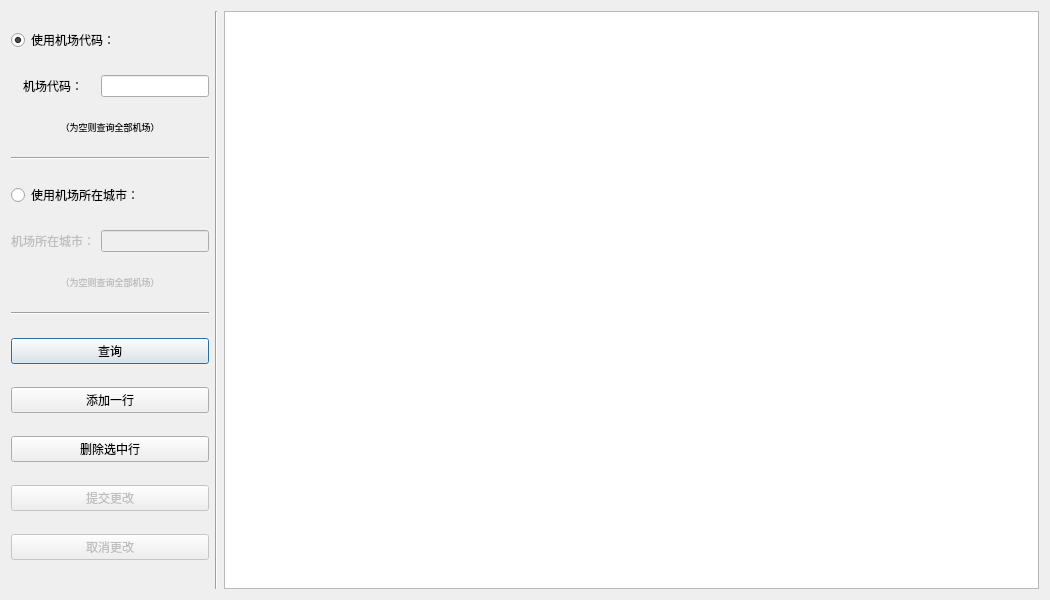
<?xml version="1.0" encoding="UTF-8"?>
<ui version="4.0">
 <class>Dialog</class>
 <widget class="QDialog" name="Dialog">
  <property name="geometry">
   <rect>
    <x>0</x>
    <y>0</y>
    <width>1050</width>
    <height>600</height>
   </rect>
  </property>
  <property name="windowTitle">
   <string>修改机场信息</string>
  </property>
  <property name="windowIcon">
   <iconset>
    <normaloff>flight.png</normaloff>flight.png</iconset>
  </property>
  <layout class="QHBoxLayout" name="horizontalLayout">
   <item>
    <layout class="QHBoxLayout" name="horizontalLayout_2">
     <item>
      <layout class="QVBoxLayout" name="verticalLayout" stretch="0,0,0,0,0,0,0,0,0,0,0,0,0">
       <property name="sizeConstraint">
        <enum>QLayout::SetMaximumSize</enum>
       </property>
       <item>
        <widget class="QRadioButton" name="radioButton_flight">
         <property name="text">
          <string>使用机场代码：</string>
         </property>
         <property name="checked">
          <bool>true</bool>
         </property>
        </widget>
       </item>
       <item>
        <layout class="QHBoxLayout" name="horizontalLayout_3">
         <property name="sizeConstraint">
          <enum>QLayout::SetNoConstraint</enum>
         </property>
         <item>
          <widget class="QLabel" name="label_flight_no">
           <property name="sizePolicy">
            <sizepolicy hsizetype="Minimum" vsizetype="Fixed">
             <horstretch>0</horstretch>
             <verstretch>0</verstretch>
            </sizepolicy>
           </property>
           <property name="acceptDrops">
            <bool>false</bool>
           </property>
           <property name="text">
            <string>机场代码：</string>
           </property>
           <property name="alignment">
            <set>Qt::AlignCenter</set>
           </property>
          </widget>
         </item>
         <item>
          <widget class="QLineEdit" name="lineEdit_flight_no">
           <property name="sizePolicy">
            <sizepolicy hsizetype="Minimum" vsizetype="Fixed">
             <horstretch>0</horstretch>
             <verstretch>0</verstretch>
            </sizepolicy>
           </property>
          </widget>
         </item>
        </layout>
       </item>
       <item>
        <widget class="QLabel" name="label_empty">
         <property name="sizePolicy">
          <sizepolicy hsizetype="Minimum" vsizetype="Fixed">
           <horstretch>0</horstretch>
           <verstretch>0</verstretch>
          </sizepolicy>
         </property>
         <property name="font">
          <font>
           <pointsize>7</pointsize>
          </font>
         </property>
         <property name="text">
          <string>（为空则查询全部机场）</string>
         </property>
         <property name="textFormat">
          <enum>Qt::PlainText</enum>
         </property>
         <property name="alignment">
          <set>Qt::AlignCenter</set>
         </property>
        </widget>
       </item>
       <item>
        <widget class="Line" name="line_3">
         <property name="orientation">
          <enum>Qt::Horizontal</enum>
         </property>
        </widget>
       </item>
       <item>
        <widget class="QRadioButton" name="radioButton_city">
         <property name="text">
          <string>使用机场所在城市：</string>
         </property>
        </widget>
       </item>
       <item>
        <layout class="QHBoxLayout" name="horizontalLayout_4">
         <item>
          <widget class="QLabel" name="label_flight_city">
           <property name="enabled">
            <bool>false</bool>
           </property>
           <property name="text">
            <string>机场所在城市：</string>
           </property>
          </widget>
         </item>
         <item>
          <widget class="QLineEdit" name="lineEdit_flight_city">
           <property name="enabled">
            <bool>false</bool>
           </property>
           <property name="sizePolicy">
            <sizepolicy hsizetype="Minimum" vsizetype="Fixed">
             <horstretch>0</horstretch>
             <verstretch>0</verstretch>
            </sizepolicy>
           </property>
          </widget>
         </item>
        </layout>
       </item>
       <item>
        <widget class="QLabel" name="label">
         <property name="enabled">
          <bool>false</bool>
         </property>
         <property name="sizePolicy">
          <sizepolicy hsizetype="Ignored" vsizetype="Fixed">
           <horstretch>0</horstretch>
           <verstretch>0</verstretch>
          </sizepolicy>
         </property>
         <property name="font">
          <font>
           <pointsize>7</pointsize>
          </font>
         </property>
         <property name="text">
          <string>（为空则查询全部机场）</string>
         </property>
         <property name="alignment">
          <set>Qt::AlignCenter</set>
         </property>
        </widget>
       </item>
       <item>
        <widget class="Line" name="line">
         <property name="orientation">
          <enum>Qt::Horizontal</enum>
         </property>
        </widget>
       </item>
       <item>
        <widget class="QPushButton" name="pushButton_search">
         <property name="sizePolicy">
          <sizepolicy hsizetype="Minimum" vsizetype="Fixed">
           <horstretch>0</horstretch>
           <verstretch>0</verstretch>
          </sizepolicy>
         </property>
         <property name="styleSheet">
          <string notr="true"/>
         </property>
         <property name="text">
          <string>查询</string>
         </property>
        </widget>
       </item>
       <item>
        <widget class="QPushButton" name="pushButton_add">
         <property name="text">
          <string>添加一行</string>
         </property>
        </widget>
       </item>
       <item>
        <widget class="QPushButton" name="pushButton_delete">
         <property name="text">
          <string>删除选中行</string>
         </property>
        </widget>
       </item>
       <item>
        <widget class="QPushButton" name="pushButton_submit">
         <property name="enabled">
          <bool>false</bool>
         </property>
         <property name="text">
          <string>提交更改</string>
         </property>
        </widget>
       </item>
       <item>
        <widget class="QPushButton" name="pushButton_revert">
         <property name="enabled">
          <bool>false</bool>
         </property>
         <property name="text">
          <string>取消更改</string>
         </property>
        </widget>
       </item>
      </layout>
     </item>
     <item>
      <widget class="Line" name="line_2">
       <property name="orientation">
        <enum>Qt::Vertical</enum>
       </property>
      </widget>
     </item>
     <item>
      <widget class="QTableView" name="tableView_search"/>
     </item>
    </layout>
   </item>
  </layout>
 </widget>
 <resources/>
 <connections/>
</ui>
